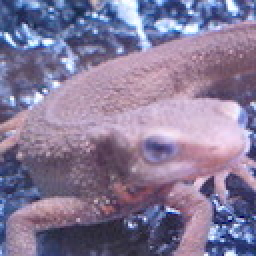
#> input picture My_answer/Question_21_30/imori.jpg, 128 x 128 px (shown 2 times larger)
$ python cv2_answer30.py
#> lines starting #> are read from the running program, lines starting #| are printed output that depends on the picture
import cv2
import numpy as np

img = cv2.imread("imori.jpg")
#> img is the input picture: shape (128, 128, 3); mean B, G, R 152.8, 121.8, 134.1
rad = -np.deg2rad(30)
m = np.float32([[np.cos(rad), -np.sin(rad), 0], [np.sin(rad), np.cos(rad), 0]])
m2 = np.float32([[np.cos(rad), -np.sin(rad), -30],
                 [np.sin(rad), np.cos(rad), 30]])
img1 = cv2.warpAffine(img, m, (img.shape[0], img.shape[1]))
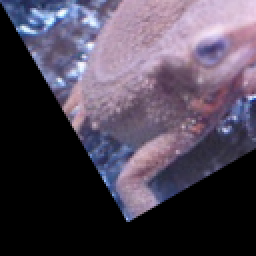
#> img1: shape (128, 128, 3) (shown 2 times larger); mean B, G, R 84.9, 68.8, 77.6
img2 = cv2.warpAffine(img, m2, (img.shape[0], img.shape[1]))
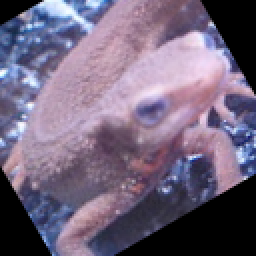
#> img2: shape (128, 128, 3) (shown 2 times larger); mean B, G, R 124.9, 101.3, 114.5
cv2.imwrite("answer_30_1.jpg", img1)
cv2.imwrite("answer_30_2.jpg", img2)

cv2.imshow("rotate", img1)
cv2.imshow("rotate and translate", img2)
cv2.waitKey(0)
cv2.destroyAllWindows()
